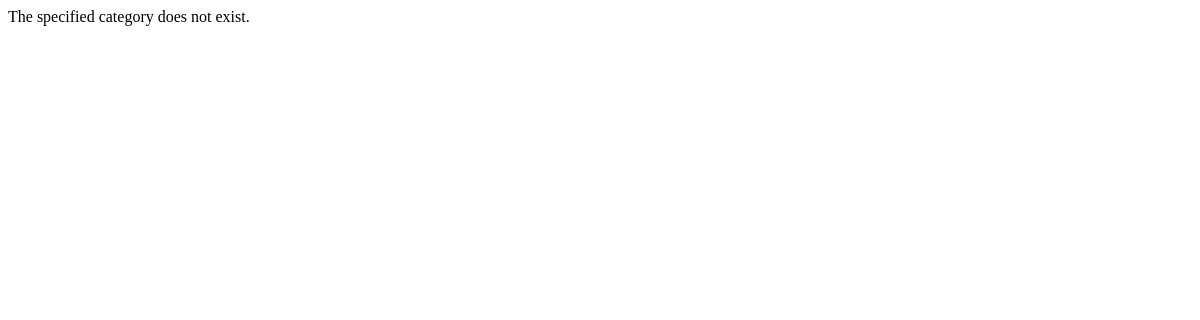
/rango/category/python/, run on an earlier commit of the app's database.
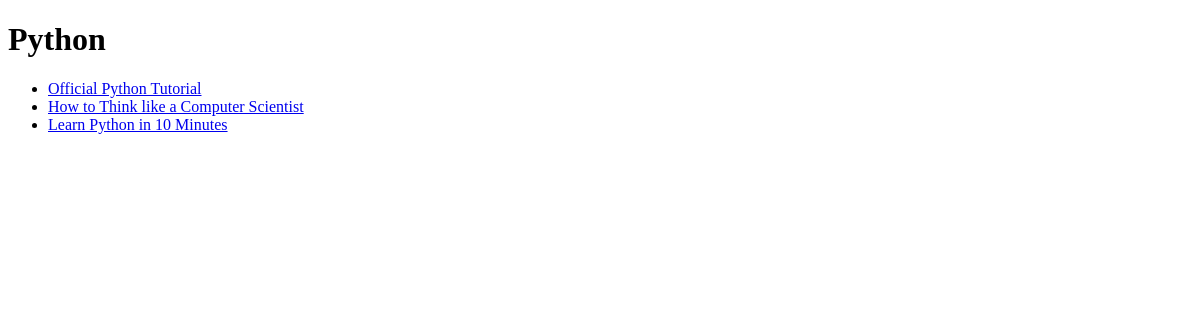
And on a later commit of the database.
### rango/models.py (models this page shows, shortened)
class Category(models.Model):
    name = models.CharField(max_length=128, unique=True)
    views = models.IntegerField(default=0)
    likes = models.IntegerField(default=0)
    slug = models.SlugField(unique=True)
    class Meta:
        verbose_name_plural = 'Categories'

class Page(models.Model):
    category = models.ForeignKey(Category, on_delete=models.CASCADE)
    title = models.CharField(max_length=128)
    url = models.URLField()
    views = models.IntegerField(default=0)

### rango/views.py (the view)
# urls.py: path('category/<slug:category_name_slug>/', views.show_category, name='show_category'),
def show_category(request, category_name_slug):
    context_dict = {}
    try:
        category = Category.objects.get(slug=category_name_slug)
        pages = Page.objects.filter(category=category)
        context_dict['pages'] = pages
        context_dict['category'] = category
    except Category.DoesNotExist:
        context_dict['pages'] = None
        context_dict['category'] = None
    return render(request, 'rango/category.html', context=context_dict)

### templates/rango/category.html (shortened to what this page needs)
<!DOCTYPE html>
<html>
    <head>
    </head>
    <body>
        <div>
        {% if category %}
            <h1>{{ category.name }}</h1>
            {% if pages %}
            <ul>
                {% for page in pages %}
                    <li><a href="{{ page.url }}">{{ page.title }}</a></li>
                {% endfor %}
            </ul>
            {% else %}
            <strong>No pages currently in category.</strong>
            {% endif %}
        {% else %}
            The specified category does not exist.
        {% endif %}
        </div>
    </body>
</html>

What changed in the data, as far as the page shows it:
now on this page (row edited): Category: name "Python"
now on this page (row unchanged): Page: title "Official Python Tutorial"
now on this page (row unchanged): Page: title "How to Think like a Computer Scientist"
now on this page (row unchanged): Page: title "Learn Python in 10 Minutes"
Also different on the page:
text no longer shown: "The specified category does not exist."
